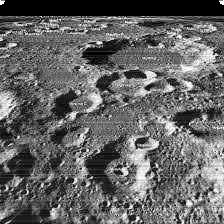

The Python source for this figure:
from PIL import Image
import numpy as np
import matplotlib.pyplot as plt

img = Image.open('lunar03_raw.jpg')
data = np.array(img)

#updated_data = np.empty((len(data), len(data[0])))

m = data.min()
M = data.max()
updated_data = ((data - m) / (M - m)) * 255

res_img = Image.fromarray(updated_data)
fig, ax = plt.subplots()
ax.imshow(res_img)
ax.set_title('После обработки')
plt.show()
#res_img.save("1.jpg")